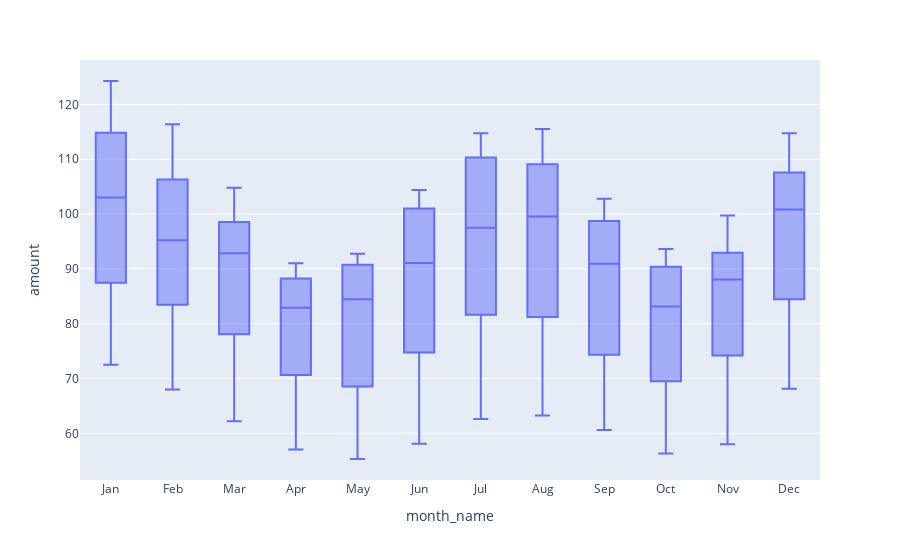

Source (notebook cell):
### Code cell
fig = px.box(df_electric, x="month_name", y="amount")
fig.show()

### Figure 1 — Plotly figure (JSON) as saved in the notebook; plotly's stock layout.template omitted (floating-point values rounded to 4 significant figures; data arrays with more than 128 entries replaced by an {"elided": "..."} marker saying what was removed)
{"data": [{"alignmentgroup": "True", "hovertemplate": "month_name=%{x}<br>amount=%{y}<extra></extra>", "legendgroup": "", "marker": {"color": "#636efa"}, "name": "", "notched": false, "offsetgroup": "", "orientation": "v", "showlegend": false, "type": "box", "x": {"elided": "396 str values"}, "x0": " ", "xaxis": "x", "y": {"elided": "396 float values"}, "y0": " ", "yaxis": "y"}], "layout": {"autosize": true, "boxmode": "group", "legend": {"tracegroupgap": 0}, "margin": {"t": 60}, "xaxis": {"anchor": "y", "autorange": true, "domain": [0, 1], "range": [-0.5, 11.5], "title": {"text": "month_name"}, "type": "category"}, "yaxis": {"anchor": "x", "autorange": true, "domain": [0, 1], "range": [51.49, 128.1], "title": {"text": "amount"}, "type": "linear"}}}
